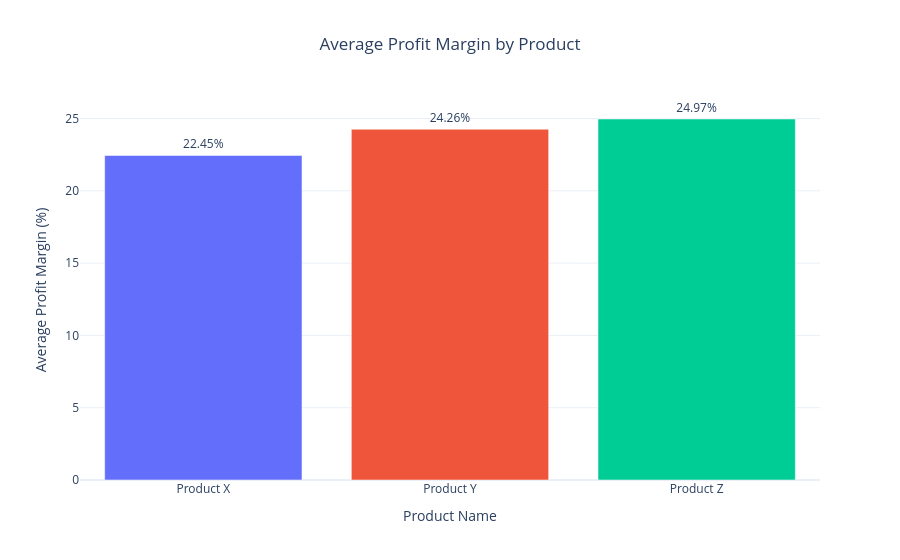

Notebook code for this chart:
### Code cell
fig = px.bar(
    profit_by_product,
    x="Product",
    y="Profit Margin (%)",
    color="Product",
    text="Profit Margin (%)",
    title="Average Profit Margin by Product",
    labels={
        "Product": "Product Name",
        "Profit Margin (%)": "Average Profit Margin (%)"
    }
)

fig.update_traces(
    texttemplate="%{text:.2f}%",
    textposition="outside"
)

fig.update_layout(
        template="plotly_white",
    title_x=0.5,
    showlegend=False
)

fig.show()

### Figure 1 — Plotly figure (JSON) as saved in the notebook; plotly's stock layout.template omitted (floating-point values rounded to 4 significant figures)
{"data": [{"alignmentgroup": "True", "hovertemplate": "Product Name=%{x}<br>Average Profit Margin (%)=%{text}<extra></extra>", "legendgroup": "Product X", "marker": {"color": "#636efa", "pattern": {"shape": ""}}, "name": "Product X", "offsetgroup": "Product X", "orientation": "v", "showlegend": true, "text": [22.45], "textposition": "outside", "texttemplate": "%{text:.2f}%", "type": "bar", "x": ["Product X"], "xaxis": "x", "y": [22.45], "yaxis": "y"}, {"alignmentgroup": "True", "hovertemplate": "Product Name=%{x}<br>Average Profit Margin (%)=%{text}<extra></extra>", "legendgroup": "Product Y", "marker": {"color": "#EF553B", "pattern": {"shape": ""}}, "name": "Product Y", "offsetgroup": "Product Y", "orientation": "v", "showlegend": true, "text": [24.26], "textposition": "outside", "texttemplate": "%{text:.2f}%", "type": "bar", "x": ["Product Y"], "xaxis": "x", "y": [24.26], "yaxis": "y"}, {"alignmentgroup": "True", "hovertemplate": "Product Name=%{x}<br>Average Profit Margin (%)=%{text}<extra></extra>", "legendgroup": "Product Z", "marker": {"color": "#00cc96", "pattern": {"shape": ""}}, "name": "Product Z", "offsetgroup": "Product Z", "orientation": "v", "showlegend": true, "text": [24.97], "textposition": "outside", "texttemplate": "%{text:.2f}%", "type": "bar", "x": ["Product Z"], "xaxis": "x", "y": [24.97], "yaxis": "y"}], "layout": {"barmode": "relative", "legend": {"title": {"text": "Product Name"}, "tracegroupgap": 0}, "showlegend": false, "title": {"text": "Average Profit Margin by Product", "x": 0.5}, "xaxis": {"anchor": "y", "categoryarray": ["Product X", "Product Y", "Product Z"], "categoryorder": "array", "domain": [0, 1], "title": {"text": "Product Name"}}, "yaxis": {"anchor": "x", "domain": [0, 1], "title": {"text": "Average Profit Margin (%)"}}}}
